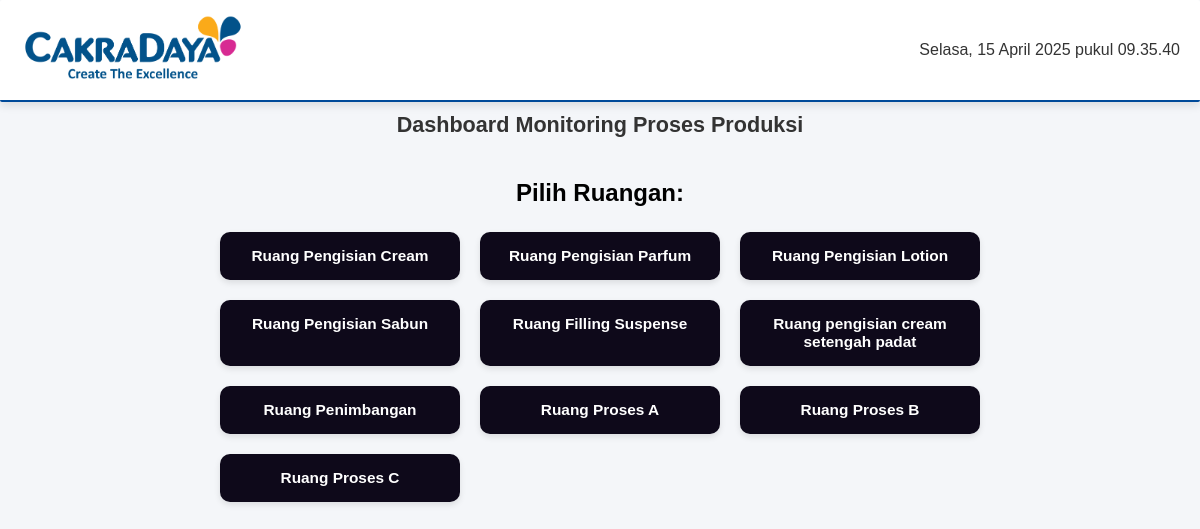
The page /monitoring/ on the database as committed earlier.
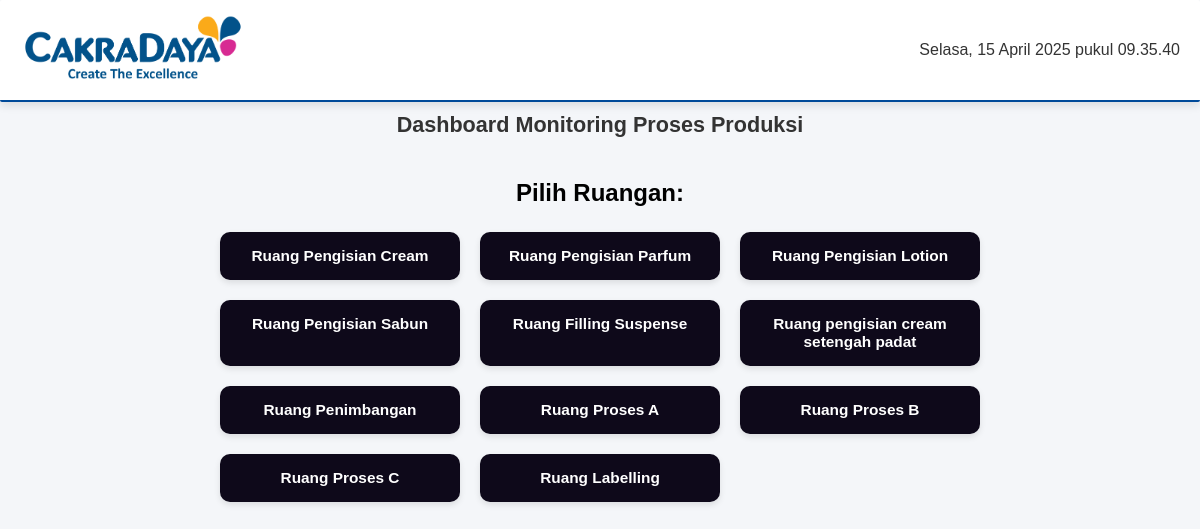
The same page on the database as committed later.
### produksi_monitoring/models.py (models this page shows, shortened)
class Ruangan(models.Model):
    PROSES_CHOICES = [
        ('weighing', 'Weighing'),
        ('processing', 'Processing'),
        ('mixing', 'Mixing'),
        ('filling', 'Filling'),
        ('packaging', 'Packaging'),
        ('labelling', 'Labelling'),
        ('quality_control', 'Quality Control'),
    ]
    kode_ruangan = models.CharField(max_length=10, unique=True, null=True)
    nama = models.CharField(max_length=100, unique=True)
    link_khusus = models.CharField(max_length=255, unique=True)
    mesin = models.ManyToManyField(Mesin, related_name="ruangan")
    jenis_proses = models.CharField(max_length=50, choices=PROSES_CHOICES, default='mixing')
    tahap_berikutnya = models.ForeignKey('self', null=True, blank=True, on_delete=models.SET_NULL)
    class Meta:
        verbose_name = "Ruangan"
        verbose_name_plural = "Ruangan"

### produksi_monitoring/views.py (the view)
# urls.py: path('', dashboard, name='dashboard'),
def dashboard(request):
    ruangan_list = Ruangan.objects.all()
    return render(request, 'produksi_monitoring/dashboard.html', {"ruangan_list": ruangan_list})

### produksi_monitoring/templates/produksi_monitoring/dashboard.html (shortened to what this page needs)
<!DOCTYPE html>
{% load static %}
{% load humanize %}
<html lang="id">
<head>
    <link rel="stylesheet" href="{% static 'css/custom_admin.css' %}">
</head>
<body>
    <header class="dashboard-header">
        <div class="header-left">
            <img src="{% static 'img/logo.png' %}" alt="Company Logo">
            <h1 class="header-title">Sistem Monitoring Produksi</h1>
        </div>
        <div class="header-right">
            <p id="current-time"></p>
        </div>
    </header>
    <h1 class="page-title">Dashboard Monitoring Proses Produksi</h1>
    <div class="container">
        <h2>Pilih Ruangan:</h2>
        <div class="room-grid">
            {% for ruangan in ruangan_list %}
                <div class="room-card">
                    <a href="{% url 'monitoring_per_ruangan' ruangan.nama|slugify %}">{{ ruangan.nama }}</a>
                </div>
            {% endfor %}
        </div>
    </div>
</body>
</html>

Rows that differ between the two databases and show on the page:
added Ruangan: nama "Ruang Labelling"
